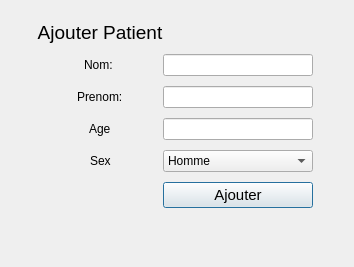
<?xml version="1.0" encoding="UTF-8"?>
<ui version="4.0">
 <class>AddUser</class>
 <widget class="QDialog" name="AddUser">
  <property name="geometry">
   <rect>
    <x>0</x>
    <y>0</y>
    <width>354</width>
    <height>267</height>
   </rect>
  </property>
  <property name="windowTitle">
   <string>Dialog</string>
  </property>
  <layout class="QFormLayout" name="formLayout">
   <item row="0" column="1">
    <layout class="QFormLayout" name="sensor">
     <property name="fieldGrowthPolicy">
      <enum>QFormLayout::AllNonFixedFieldsGrow</enum>
     </property>
     <property name="labelAlignment">
      <set>Qt::AlignCenter</set>
     </property>
     <property name="formAlignment">
      <set>Qt::AlignLeading|Qt::AlignLeft|Qt::AlignTop</set>
     </property>
     <property name="horizontalSpacing">
      <number>0</number>
     </property>
     <property name="verticalSpacing">
      <number>10</number>
     </property>
     <property name="leftMargin">
      <number>20</number>
     </property>
     <property name="topMargin">
      <number>10</number>
     </property>
     <property name="rightMargin">
      <number>30</number>
     </property>
     <property name="bottomMargin">
      <number>10</number>
     </property>
     <item row="0" column="0">
      <widget class="QLabel" name="TitleForm">
       <property name="sizePolicy">
        <sizepolicy hsizetype="Preferred" vsizetype="Preferred">
         <horstretch>0</horstretch>
         <verstretch>0</verstretch>
        </sizepolicy>
       </property>
       <property name="minimumSize">
        <size>
         <width>0</width>
         <height>0</height>
        </size>
       </property>
       <property name="font">
        <font>
         <family>MS Shell Dlg 2</family>
         <pointsize>14</pointsize>
         <weight>9</weight>
         <italic>false</italic>
         <bold>false</bold>
        </font>
       </property>
       <property name="layoutDirection">
        <enum>Qt::LeftToRight</enum>
       </property>
       <property name="styleSheet">
        <string notr="true">font: 75 14pt &quot;MS Shell Dlg 2&quot;;
</string>
       </property>
       <property name="text">
        <string>Ajouter Patient</string>
       </property>
       <property name="alignment">
        <set>Qt::AlignCenter</set>
       </property>
       <property name="margin">
        <number>10</number>
       </property>
      </widget>
     </item>
     <item row="1" column="0">
      <widget class="QLabel" name="oid">
       <property name="styleSheet">
        <string notr="true">
font: 75 11pt &quot;Times New Roman&quot;;</string>
       </property>
       <property name="text">
        <string>Nom: </string>
       </property>
      </widget>
     </item>
     <item row="1" column="1">
      <widget class="QLineEdit" name="le_name"/>
     </item>
     <item row="2" column="0">
      <widget class="QLabel" name="name">
       <property name="text">
        <string>Prenom:</string>
       </property>
      </widget>
     </item>
     <item row="2" column="1">
      <widget class="QLineEdit" name="le_prenom"/>
     </item>
     <item row="3" column="0">
      <widget class="QLabel" name="maxValue">
       <property name="text">
        <string>Age</string>
       </property>
      </widget>
     </item>
     <item row="3" column="1">
      <widget class="QLineEdit" name="le_age"/>
     </item>
     <item row="4" column="0">
      <widget class="QLabel" name="minValue">
       <property name="text">
        <string>Sex</string>
       </property>
      </widget>
     </item>
     <item row="4" column="1">
      <widget class="QComboBox" name="cb_sex">
       <item>
        <property name="text">
         <string>Homme</string>
        </property>
       </item>
       <item>
        <property name="text">
         <string>Femme</string>
        </property>
       </item>
      </widget>
     </item>
     <item row="5" column="1">
      <widget class="QPushButton" name="BtnAdd">
       <property name="font">
        <font>
         <family>MS Shell Dlg 2</family>
         <pointsize>11</pointsize>
         <weight>50</weight>
         <italic>false</italic>
         <bold>false</bold>
        </font>
       </property>
       <property name="text">
        <string>Ajouter</string>
       </property>
      </widget>
     </item>
    </layout>
   </item>
  </layout>
 </widget>
 <resources/>
 <connections/>
</ui>
